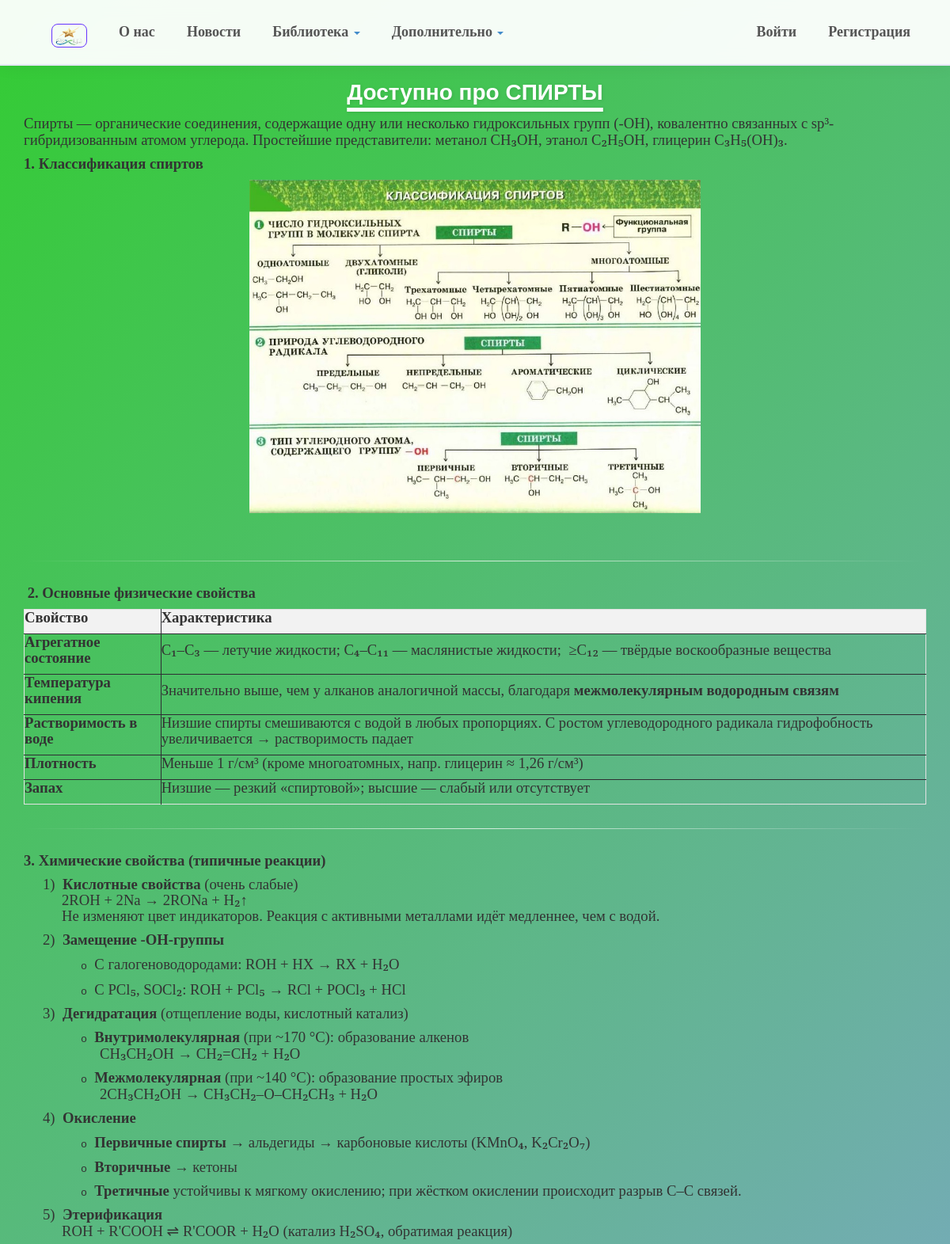
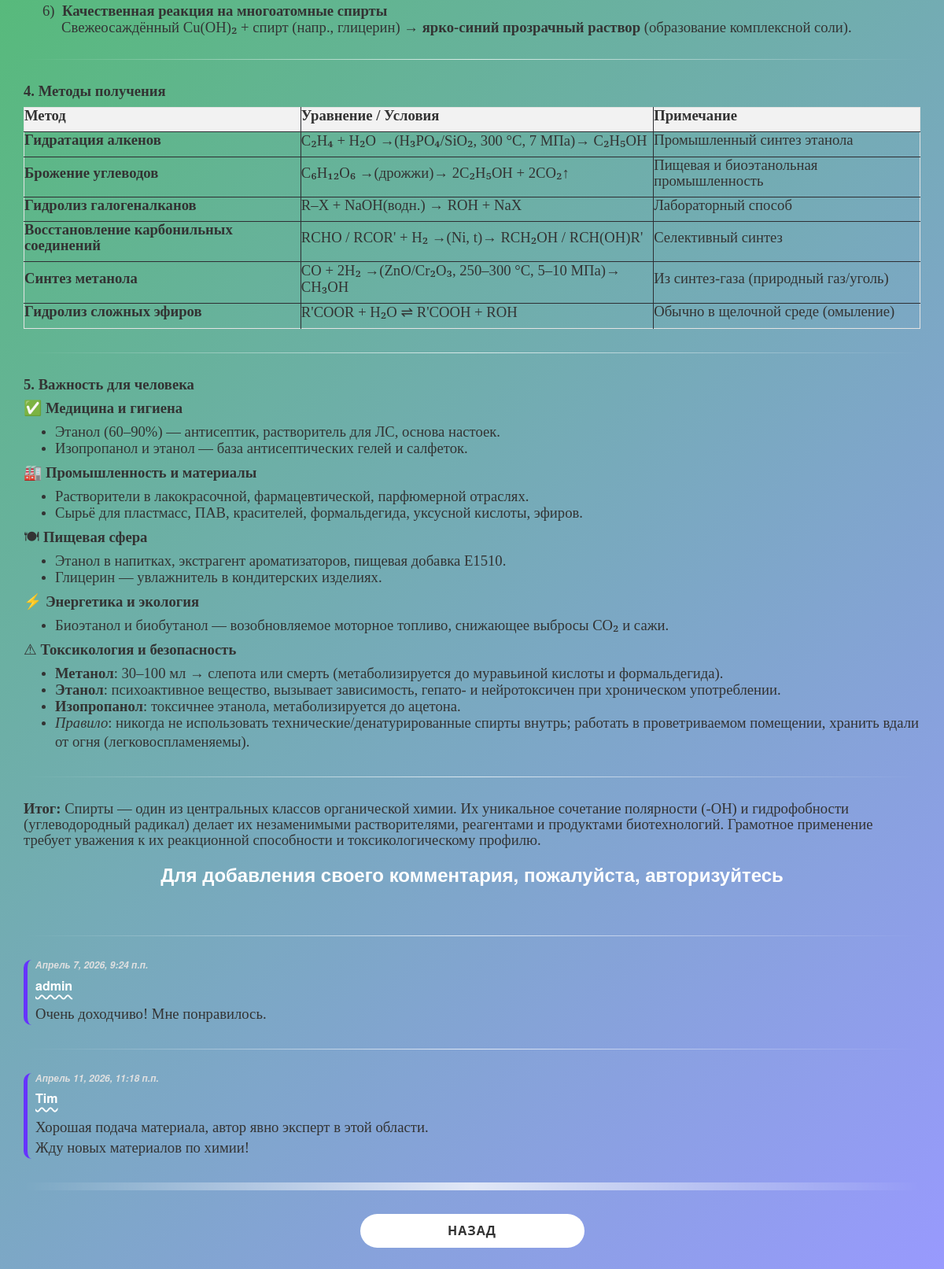
The app's page /blogpost/3/, older data (2 pictures, top to bottom).
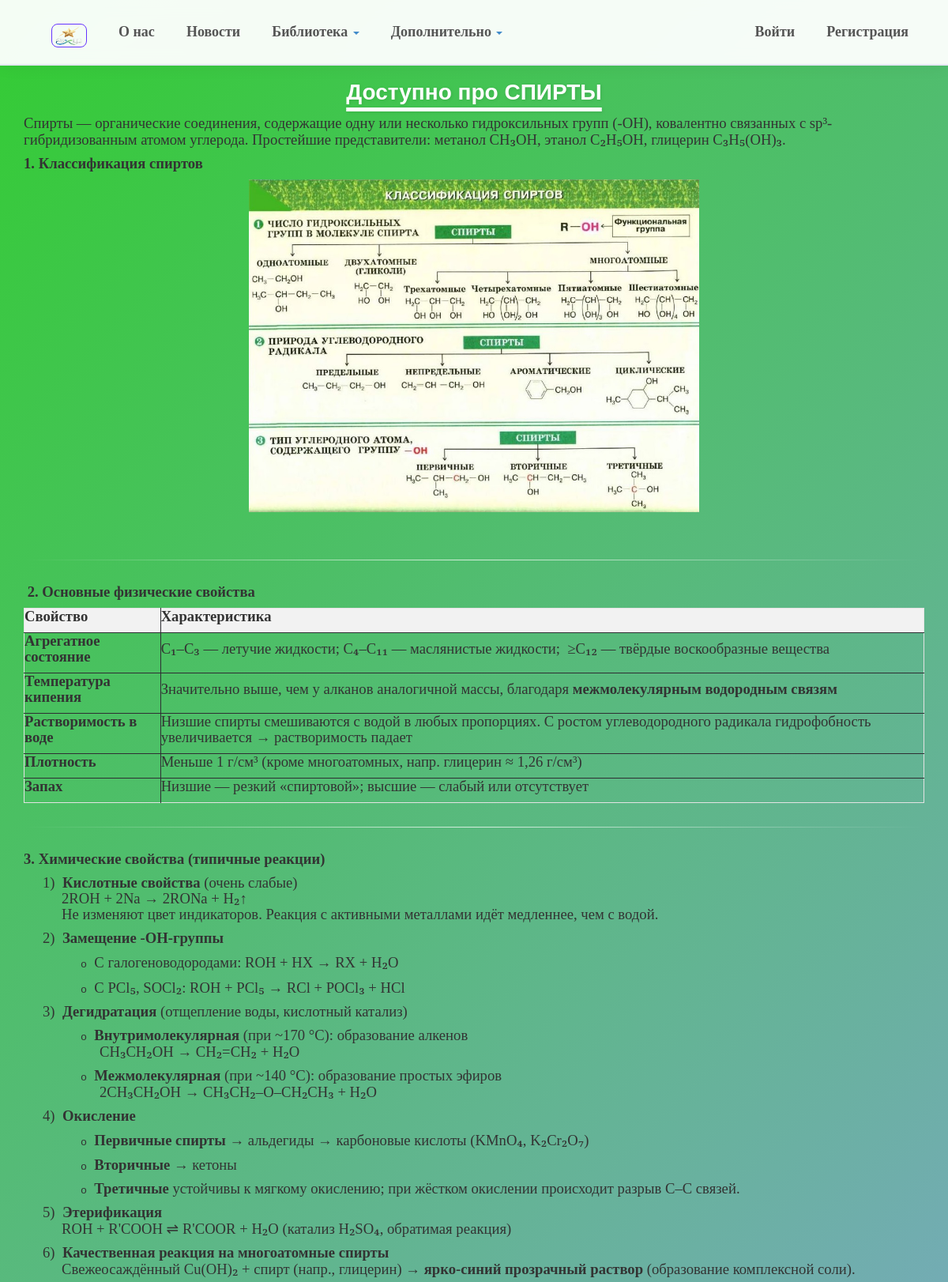
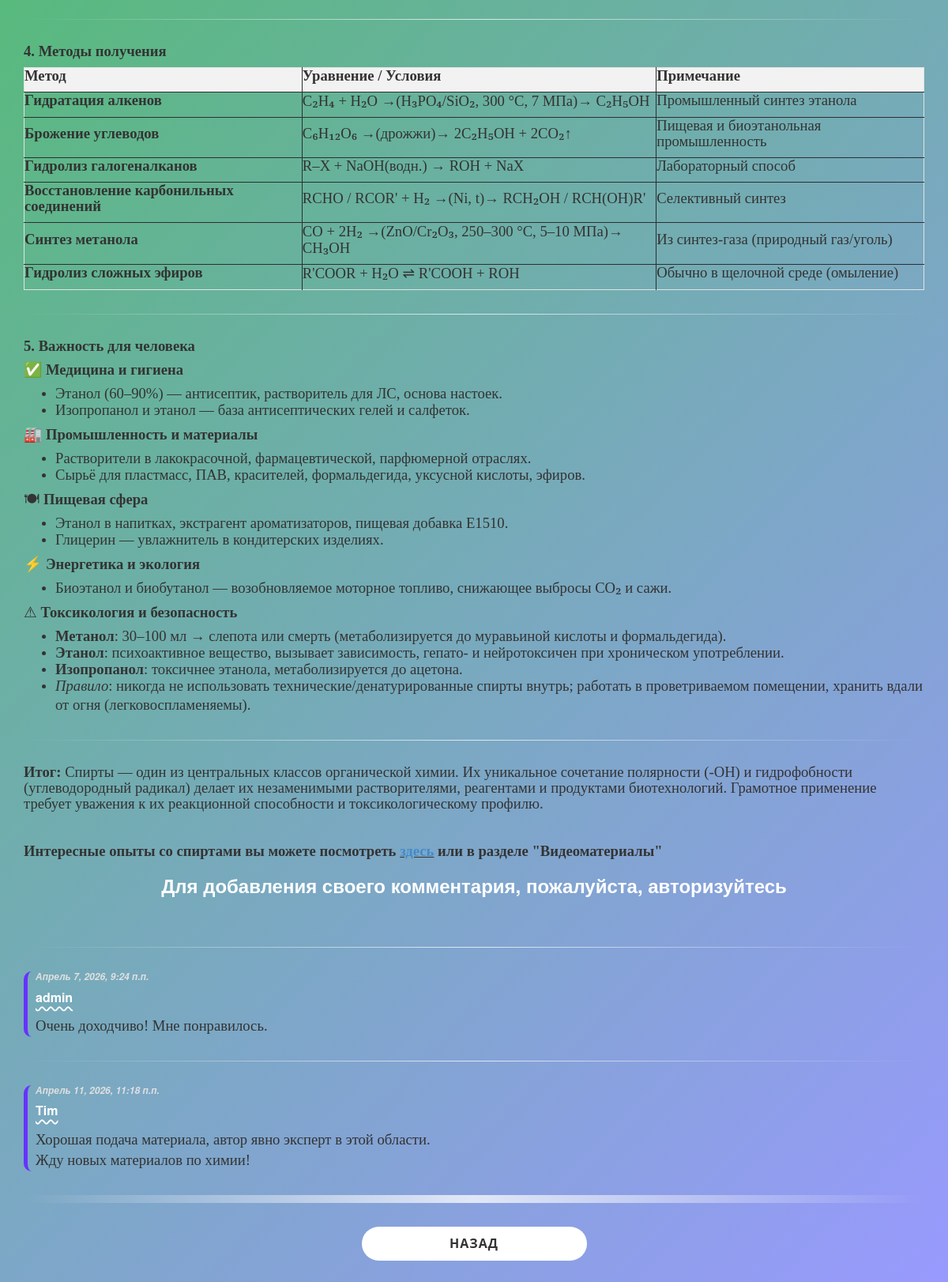
The same page, newer data (2 pictures, top to bottom).
### app/models.py (models this page shows, shortened)
class Blog(models.Model):
    title = models.CharField(max_length = 100, unique_for_date = "posted", verbose_name = "Заголовок")
    description = models.TextField(verbose_name= "Краткое содержание" )
    content = models.TextField(verbose_name= "Полное содержание")
    posted = models.DateTimeField(default=datetime.now(), db_index= True, verbose_name = "Опубликована")
    author = models.ForeignKey(User, null=True, blank=True, on_delete = models.SET_NULL, verbose_name = "Автор")
    image = models.FileField(default='temp.jpg', verbose_name= "Путь к картинке")
    class Meta:
        db_table = "Posts"
        ordering = ["-posted"]
        verbose_name = "статья блога"
        verbose_name_plural = "статьи блога"

class Comment(models.Model):
    text = models.TextField(verbose_name="Текст комментария")
    date = models.DateTimeField(default=datetime.now(), db_index= True, verbose_name = "Дата комментария")
    author = models.ForeignKey(User, on_delete = models.CASCADE, verbose_name= "Автор комментария")
    post = models.ForeignKey(Blog, on_delete = models.CASCADE, verbose_name = "Статья комментария")

### app/views.py (the view, shortened to what this page needs)
# urls.py: path('blogpost/<int:parametr>/', views.blogpost, name='blogpost'),
def blogpost (request, parametr):
    assert isinstance(request, HttpRequest)
    post_1 = Blog.objects.get(id=parametr)
    comments = Comment.objects.filter(post=parametr)
    form = CommentForm(request.POST)
    return render(
        request,
        'app/blogpost.html',
        {
            'post_1': post_1,
            'comments': comments,
            'form': form,
            'year': datetime.now().year,
        }
    )

### app/templates/app/blogpost.html (shortened to what this page needs)
{% extends "app/layout.html" %}
{% load static %}
{% block extra_css %}
<link rel="stylesheet" href="{% static 'app/content/blogpost.css' %}">
{% endblock %}
{% block content %}
<h2>{{ post_1.title }}</h2>
<div class="blog-content">
    {{ post_1.content|safe }}
</div>
{% if user.is_authenticated %}
<hr class="separator"/>
<h3 class="comment">Добавить комментарий</h3>
<form class="comment" method="post">
    {% csrf_token %}
    <div>
        {{form.as_p}}
        <button type="submit" class="save btn btn-default">Отправить комментарий</button>
    </div>
</form>
{% else %}
<h3 class="comment">Для добавления своего комментария, пожалуйста, авторизуйтесь</h3>
{% endif %}
<br />
{% for comment in comments %}
<hr />
<div class="user_comment">
<h6>{{comment.date}}</h6>
<h5>{{comment.author}}</h5>
<p>{{comment.text|linebreaksbr}}</p>
</div>
{% endfor %}
<hr class="separator"/>
<p><a href="{% url 'blog' %}" class="my-btn">Назад</a></p>
{% endblock %}

### app/templates/app/layout.html (shortened to what this page needs)
﻿<!DOCTYPE html>
<html>
<head>
    {% load static %}
    <link rel="stylesheet" type="text/css" href="{% static 'app/content/bootstrap.css' %}" />
    <link rel="stylesheet" type="text/css" href="{% static 'app/content/site.css' %}" />
    <link rel="stylesheet" href="https://use.fontawesome.com/releases/v6.7.2/css/all.css">
    {% block extra_css %}{% endblock %}
</head>
<body>
    <div class="navbar navbar-inverse navbar-fixed-top">
        <div class="container">
            <div class="navbar-collapse collapse">
                <ul class="nav navbar-nav">
    <li><a href="{% url 'home' %}" class="navbar-brand-img"><img src="{% static 'app/content/logo.png' %}" alt="logo" width="45" height="30" /></a></li>
    <li><a href="{% url 'about' %}">О нас</a></li>
    <li><a href="{% url 'blog' %}">Новости</a></li>
    <li class="dropdown">
        <a href="#" class="dropdown-toggle">Библиотека <span class="caret"></span></a>
    </li>
    <li class="dropdown">
        <a href="#" class="dropdown-toggle">Дополнительно <span class="caret"></span></a>
    </li>
</ul>
                {% include 'app/loginpartial.html' %}
            </div>
        </div>
    </div>
    <div class="container body-content">
{% block content %}{% endblock %}
    </div>
</body>
</html>

### app/templates/app/loginpartial.html
﻿{% if user.is_authenticated %}
<form id="logoutForm" action="/logout/" method="post" class="navbar-right">
    {% csrf_token %}
    <ul class="nav navbar-nav navbar-right">
        <li class="dropdown">
            <a class="navbar-brand"><span>Привет, {{ user.username }}!</span></a>
            {% if user.is_superuser %}
            <ul class="dropdown-menu">
                <li><a href="{% url 'newpost' %}">Добавить материал</a></li>
                <li><a href="{% url 'admin_catalog_dashboard' %}">Администрирование</a></li>
            </ul>
            {% endif %}
        </li>
        <li><a href="javascript:document.getElementById('logoutForm').submit()">Выйти</a></li>
    </ul>
</form>
{% else %}
<ul class="nav navbar-nav navbar-right">
    <li><a href="{% url 'login' %}">Войти</a></li>
    {% if not user.is_authenticated %}
        <li><a href="{% url 'registration' %}">Регистрация</a></li>
    {% endif %}
</ul>
{% endif %}

### app/static/app/content/site.css (style rules this page uses)
body { padding-top: 80px; padding-bottom: 50px; }
.body-content { padding-left: 15px; padding-right: 15px; }

### app/static/app/content/blogpost.css (style rules this page uses)
.blog-content { max-height: none !important; overflow: visible !important; height: auto !important; }
body { color: #333333; font-family: 'Segoe UI', Tahoma, Geneva, Verdana, sans-serif; min-height: 0vh; padding-top: 5%; }
h2, h3, h5 { color: #ffffff; font-weight: 700; margin-bottom: 15px; }
h5 { text-decoration: underline wavy 2px; text-underline-offset: 5px; font-size: 12pt; }
h2 { font-size: 2em; text-align: center; text-decoration: underline solid 5px; text-underline-offset: 10px; text-shadow: 1px 1px 4px rgba(0,0,0,0.1); }
h6 { color: #e0e0e0; font-style: italic; font-weight: 600; margin-bottom: 5px; }
a.my-btn { display: block; margin: auto; text-align: center; padding: 1rem; background: #fff; width: 25%; color: #333; border: none; border-radius: 30px; font-size: 1.6rem; font-weight: 700; cursor: pointer; transition: all 0.5s ease; margin-top: 1rem; text-transform: uppercase; letter-spacing: 1px; }
hr { border: 0; height: 1px; background-image: linear-gradient(to right, rgba(255, 255, 255, 0), rgba(255, 255, 255, 0.75), rgba(255, 255, 255, 0)); margin: 30px 0; }
.separator { border: 0; height: 10px; background-image: linear-gradient(to right, rgba(255, 255, 255, 0), rgba(255, 255, 255, 0.75), rgba(255, 255, 255, 0)); margin: 30px 0; }
.comment { display: flex; align-items: center; justify-content: center; }
.user_comment { border-left: 5px solid #6633FF; border-radius: 10px; padding-left: 10px; }
.user_comment > p { font-weight: 400; font-size: 14pt; font-family: 'Times New Roman', Times, serif }

### app/templates/app/layout.html (style rules this page uses)
body { background: linear-gradient(135deg, #33CC33 0%, #9999FF 100%); }

Row changes from the older to the newer data that the page shows:
changed Blog "Доступно про СПИРТЫ": content "…способности и токсикологическому профилю." → "…способности и токсикологическому профилю. Интересные опыты со спиртами вы можете посмотреть здесь или в разделе \"Видеоматериалы\""
